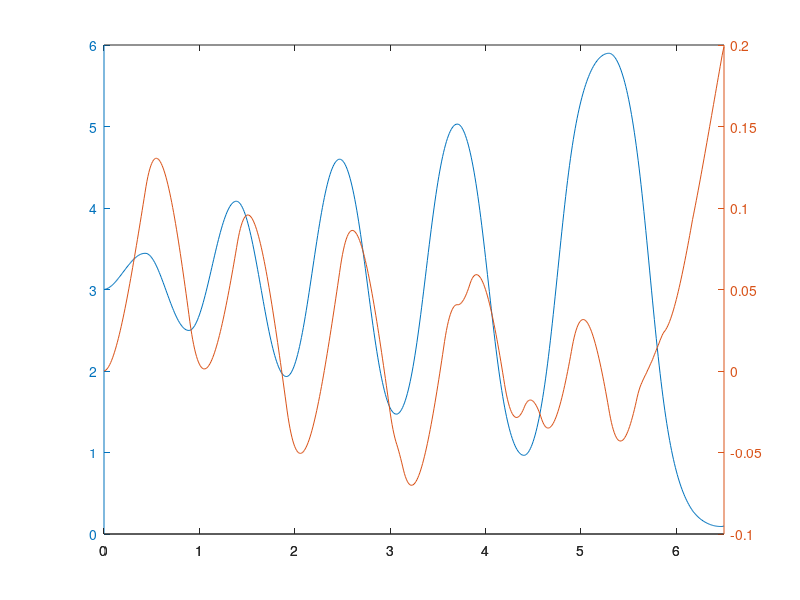

MATLAB code to generate this figure:
pkg load control

m = 0.1;  %mass of pendulum
l = .39;   %length of pendulum
g = 9.8;  %gravity
I = 1.0/3.0 * m * l^2;  %moment of inertia of pendulum
b = 0.1;  %damping factor

u = 0; %acceleration of cart

max_energy = l/2*m*g; %energy of pendulum when upright

phi_accel = 0;
phi_vel = 0;
phi = 3;
cart_accel = u;
cart_vel = 0;
cart = 0;

dt = 0.01;
P = [];
C = [];
t = 0:dt:6.5;

for i = t
  phi_accel = m*g*l/(2*I) * sin(phi) - b * phi_vel - m*l/(2*I) * cos(phi) * u; % equation of motion of pendulum
  phi_vel += phi_accel * dt;
  phi += phi_vel * dt;
  cart_accel = u;
  cart_vel += cart_accel * dt;
  cart += cart_vel * dt;
  
  P = [P, phi];  
  C = [C, cart];
  
  energy = l/2 * m * g * cos(phi) + 1.0/2 * I * phi_vel^2;
  
  u = 2*sign(energy-max_energy)*sign(cos(phi)) * sign(phi_vel) - 4*cart_vel-4*cart;
  
end

plotyy(t, P, t, C);